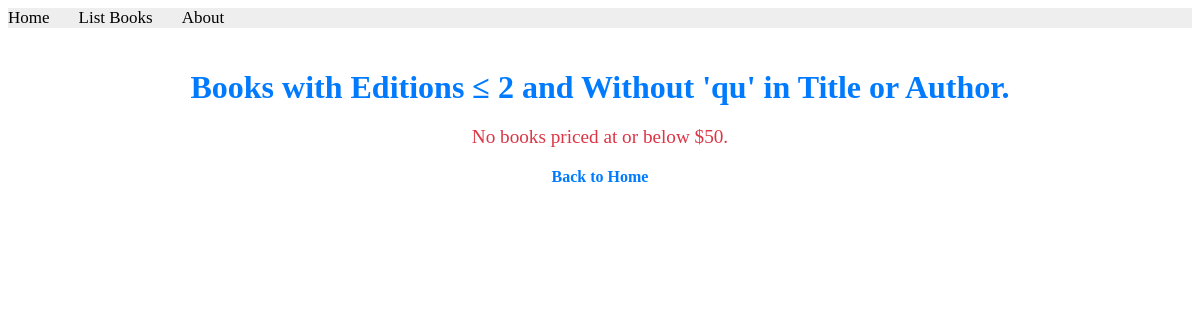
Page /books/lab8/task3/ on the earlier database version.
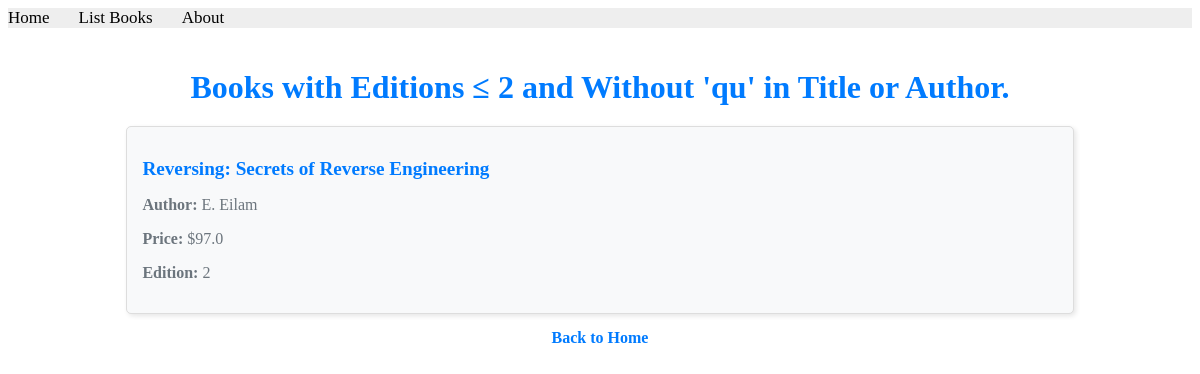
Same page on the later database version.
### apps/bookmodule/models.py (models this page shows)
class Book(models.Model):
    title = models.CharField(max_length = 50)
    author = models.CharField(max_length = 50)
    price = models.FloatField(default = 0.0)
    edition = models.SmallIntegerField(default = 1)

### apps/bookmodule/views.py (the view)
# urls.py: path('lab8/task3/', views.task3, name='books.task3'),
def task3(request):
    books = Book.objects.filter(
        ~Q(edition__gt=2) & ~(Q(title__icontains='qu') | Q(author__icontains='qu'))
    )
    return render(request, 'bookmodule/task3.html', {'books': books})

### apps/templates/bookmodule/task3.html (shortened to what this page needs)
{% extends "bookmodule/layouts/base.html" %}
{% load static %}
{% block content %}
<div class="container">
    <h1>Books with Editions ≤ 2 and Without 'qu' in Title or Author.</h1>
    {% if books %}
        {% for book in books %}
            <div class="book-item">
                <p><a href="{% url 'books.view_one_book' book.id %}" class="book-title">{{ book.title }}</a></p>
                <p class="book-author"><strong>Author:</strong> {{ book.author }}</p>
                <p class="book-price"><strong>Price:</strong> ${{ book.price }}</p>
                <p class="book-edition"><strong>Edition:</strong> {{ book.edition }}</p>
            </div>
        {% endfor %}
    {% else %}
        <p class="no-results">No books priced at or below $50.</p>
    {% endif %}
    <a href="{% url 'books.index' %}" class="back-link">Back to Home</a>
</div>
{% endblock content %}

Differences in the rows shown:
added Book: title "Reversing: Secrets of Reverse Engineering", author "E. Eilam", price "97.0", edition "2"
Other differences:
text no longer shown: "No books priced at or below $50."
